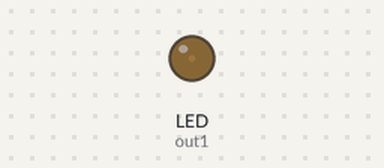
Bench run of a program on a simulated CircuitPython board. On the bench: output pins drawn as LEDs (lit = HIGH).

Above: at 0.05 s.
At 0.9 s:
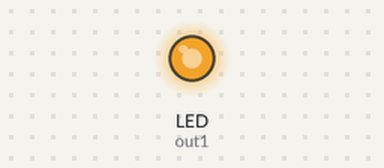
At 1.35 s:
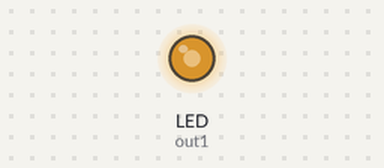
At 1.75 s:
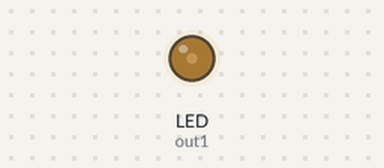
Timing chart, 0 to 4.6 s (numbered marks = the images above):
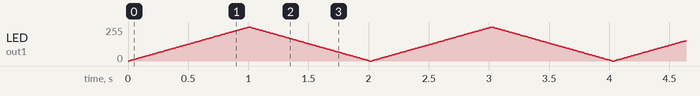

The program:

Lesson_PWM_LED.py
```python
import board
import pwmio
import time

out1 = pwmio.PWMOut(board.LED, frequency=25000, duty_cycle=0) # Create a PWM output on the LED pin
out1.duty_cycle = 32768 # Set one example value

while True: # Fade in and out loop
    for i in range(100): # Fade in
        out1.duty_cycle = int(i * 65535 / 100) # Increase duty cycle
        time.sleep(0.01)  # Wait for 10ms

    for i in range(100, -1, -1): # Fade out
        out1.duty_cycle = int(i * 65535 / 100) # Decrease duty cycle
        time.sleep(0.01)  # Wait for 10ms
```
